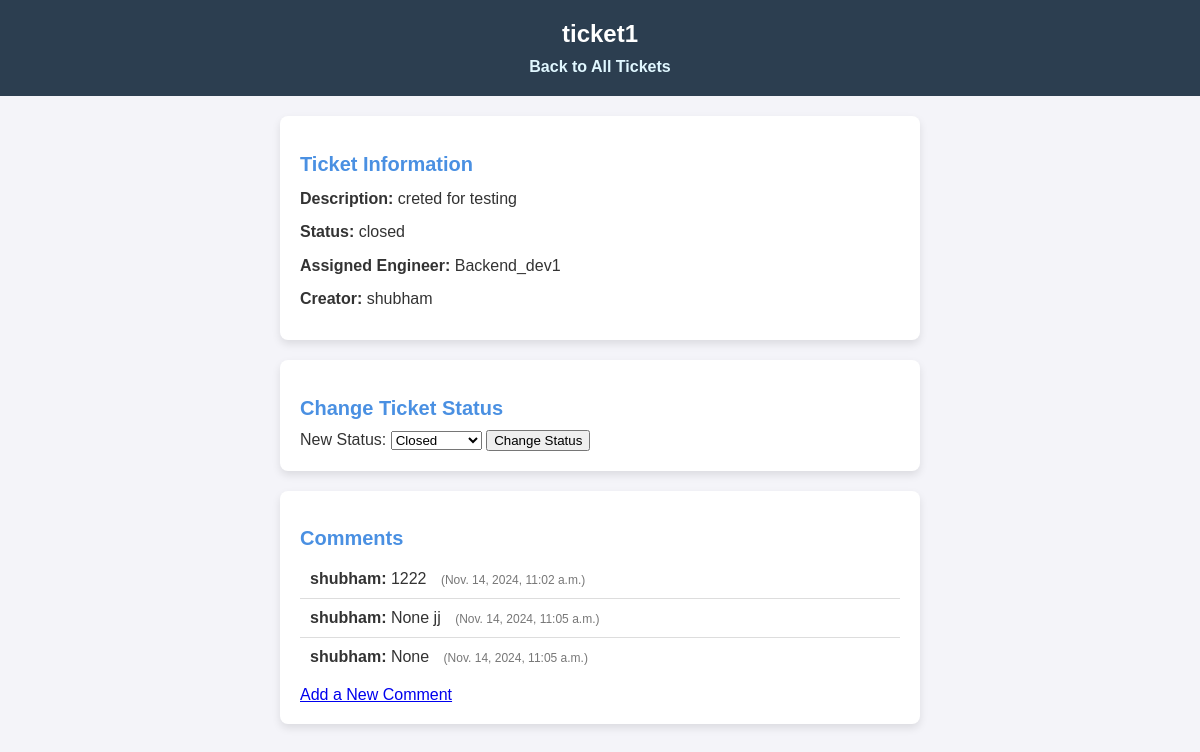
Page /tickets/tickets/1/ on the earlier database version.
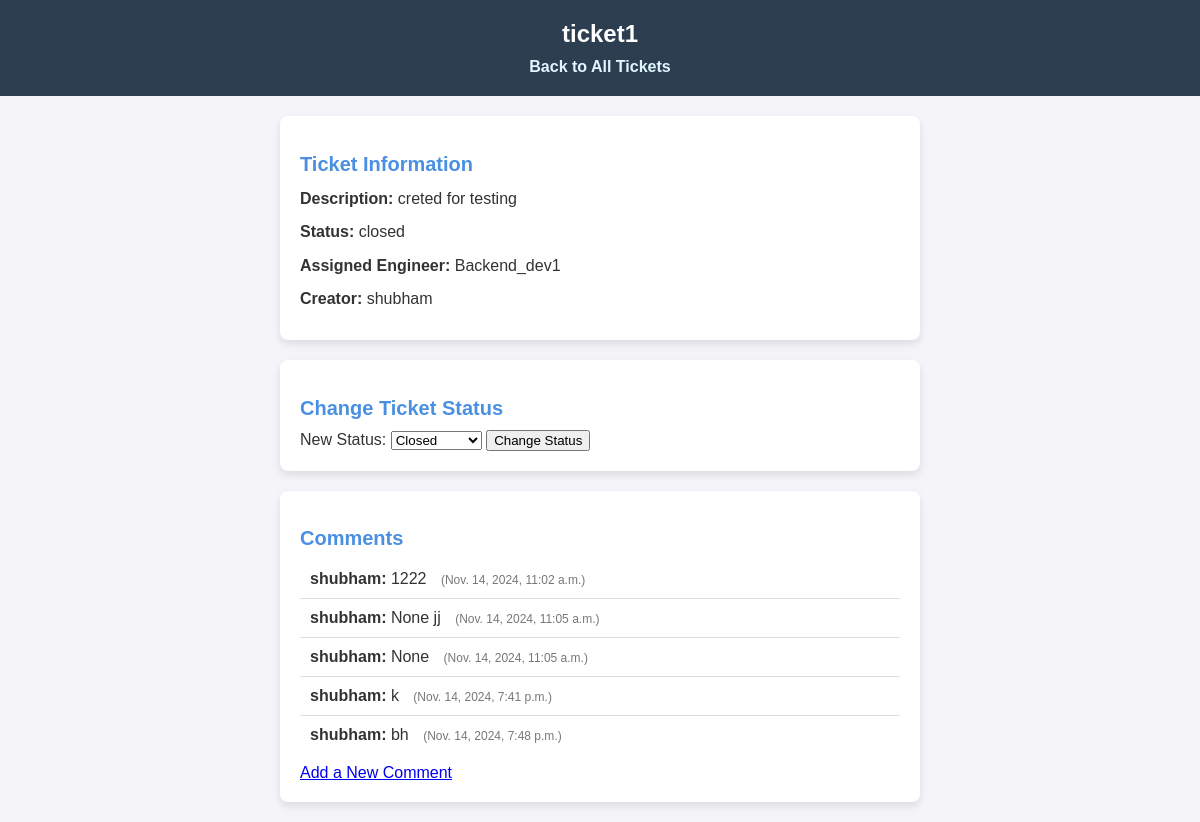
Same page on the later database version.
### backend/models.py (models this page shows, shortened)
class Ticket(models.Model):
    OPEN = 'Open'
    IN_PROGRESS = 'In Progress'
    CLOSED = 'Closed'
    STATUS_CHOICES = [
        (OPEN, 'Open'),
        (IN_PROGRESS, 'In Progress'),
        (CLOSED, 'Closed'),
    ]
    title = models.CharField(max_length=255)
    description = models.TextField()
    Name_of_creator = models.ForeignKey(User, on_delete=models.CASCADE, related_name='created_tickets')
    assigned_engineer = models.ForeignKey(User, on_delete=models.SET_NULL, null=True, blank=True, related_name='assigned_tickets')
    status = models.CharField(max_length=50, choices=STATUS_CHOICES, default=OPEN)
    timestamp = models.DateTimeField(auto_now_add=True)

class Comment(models.Model):
    ticket = models.ForeignKey('Ticket', on_delete=models.CASCADE, related_name='comments')
    user = models.ForeignKey(User, on_delete=models.CASCADE)
    comment_text = models.TextField()
    timestamp = models.DateTimeField(auto_now_add=True)

### backend/views.py (the view)
# urls.py: path('tickets/<int:ticket_id>/', views.ticket_detail, name='ticket_detail'),
def ticket_detail(request,ticket_id):
    ticket = get_object_or_404(Ticket, id=ticket_id)
    if request.method == 'POST':
        new_status = request.POST.get('status')
        if new_status in ['open', 'in_progress', 'closed']:
            ticket.status = new_status
            ticket.save()
        return redirect('list_ticket')
    return render(request, 'tickets/ticket_detail.html', {'ticket': ticket})

### backend/templates/tickets/ticket_detail.html (shortened to what this page needs)
<!DOCTYPE html>
<html lang="en">
<head>
</head>
<body>
    <header>
        <h1>{{ ticket.title }}</h1>
        <nav>
            <ul>
                <li><a href="{% url 'list_ticket' %}">Back to All Tickets</a></li>
            </ul>
        </nav>
    </header>
    <section>
        <h2>Ticket Information</h2>
        <p><strong>Description:</strong> {{ ticket.description }}</p>
        <p><strong>Status:</strong> {{ ticket.status }}</p>
        <p><strong>Assigned Engineer:</strong> {{ ticket.assigned_engineer }}</p>
        <p><strong>Creator:</strong> {{ ticket.Name_of_creator }}</p>
    </section>
    <section class="status-change">
        <h2>Change Ticket Status</h2>
        <form method="post">
            <label for="status">New Status:</label>
            <select name="status" id="status">
                <option value="closed" {% if ticket.status == "closed" %}selected{% endif %}>Closed</option>
            </select>
            <button type="submit">Change Status</button>
        </form>
    </section>
    <section class="comment-section">
        <h2>Comments</h2>
        <ul>
            {% for comment in ticket.comments.all %}
                <li>
                    <strong>{{ comment.user }}:</strong> {{ comment.comment_text }}
                    <span>({{ comment.timestamp }})</span>
                </li>
            {% empty %}
                <li class="no-comments">No comments yet.</li>
            {% endfor %}
        </ul>
        <a href="{% url 'add_comment' ticket.id %}">Add a New Comment</a>
    </section>
</body>
</html>

### backend/templates/tickets/ticket_detail.html (style rules this page uses)
body { font-family: Arial, sans-serif; margin: 0; padding: 0; background-color: #f4f4f9; color: #333; }
header { background-color: #2c3e50; color: #fff; padding: 20px; text-align: center; }
header h1 { margin: 0; font-size: 24px; }
nav ul { list-style: none; padding: 0; margin: 10px 0 0; text-align: center; }
nav ul li { display: inline; margin: 0 10px; }
nav ul li a { color: #e0f7ff; text-decoration: none; font-weight: bold; }
section { max-width: 600px; margin: 20px auto; padding: 20px; background-color: #fff; border-radius: 8px; box-shadow: 0 4px 8px rgba(0, 0, 0, 0.1); }
section h2 { color: #4a90e2; font-size: 20px; margin-bottom: 10px; }
p { font-size: 16px; line-height: 1.6; margin: 8px 0; }
strong { font-weight: bold; }
ul { list-style: none; padding: 0; margin: 10px 0; }
ul li { padding: 10px; border-bottom: 1px solid #ddd; }
ul li:last-child { border-bottom: none; }
ul li span { font-size: 12px; color: #777; margin-left: 10px; }
.comment-section { margin-top: 20px; }
.status-change { margin-top: 20px; }

Differences in the rows shown:
added Comment: user "shubham", comment_text "k", timestamp "Nov. 14, 2024, 7:41 p.m."
added Comment: user "shubham", comment_text "bh", timestamp "Nov. 14, 2024, 7:48 p.m."
